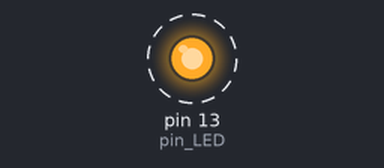
Recording of a sketch running on a simulated Arduino Mega 2560, built with avr-gcc and run on an emulated ATmega2560. Parts: output pins drawn as LEDs (lit = HIGH). Dashed ring = blinking. What the sketch prints to the serial monitor is not drawn.

Above: at 0.2 s.
Timing chart, 0 to 3.0 s (numbered marks = the images above):
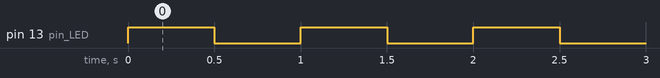

Measured:
- by itself, pin 13 (pin_LED): alternates HIGH for 0.50 s and LOW for 0.50 s

The sketch:

serial_transmitter_test.ino
```cpp
int pin_LED = 13;
#define HWSERIAL Serial1

void setup() {
  pinMode(pin_LED, OUTPUT);

  // Set baud rate to 500000
  // Fastest speed for Teensy LC before errors occuring
  // See here: https://www.pjrc.com/teensy/td_uart.html
  int baud_rate = 500000;
  Serial.begin(baud_rate);    // USB Serial
  HWSERIAL.begin(baud_rate, SERIAL_8N1/*8 Data bits, No Parity bits*/);  // Hardware Serial (RX & TX pins)
}

void loop() {
  // LED ON
  digitalWrite(pin_LED, HIGH);
  Serial.println("LED ON");
  HWSERIAL.write("ON");
  delay(500);

  // LED OFF
  digitalWrite(pin_LED, LOW);
  Serial.println("LED OFF");
  HWSERIAL.write("OFF");
  delay(500);
}
```
